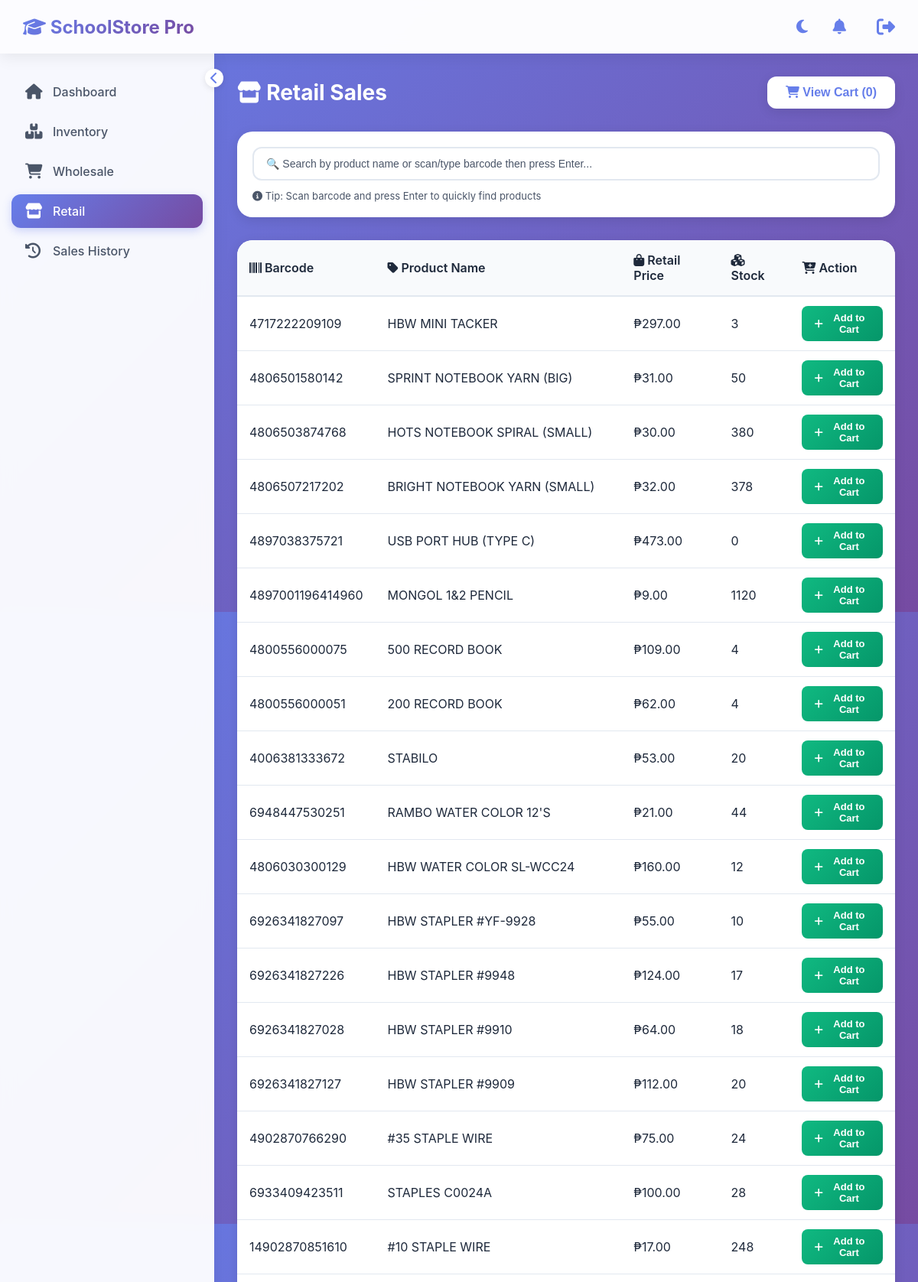
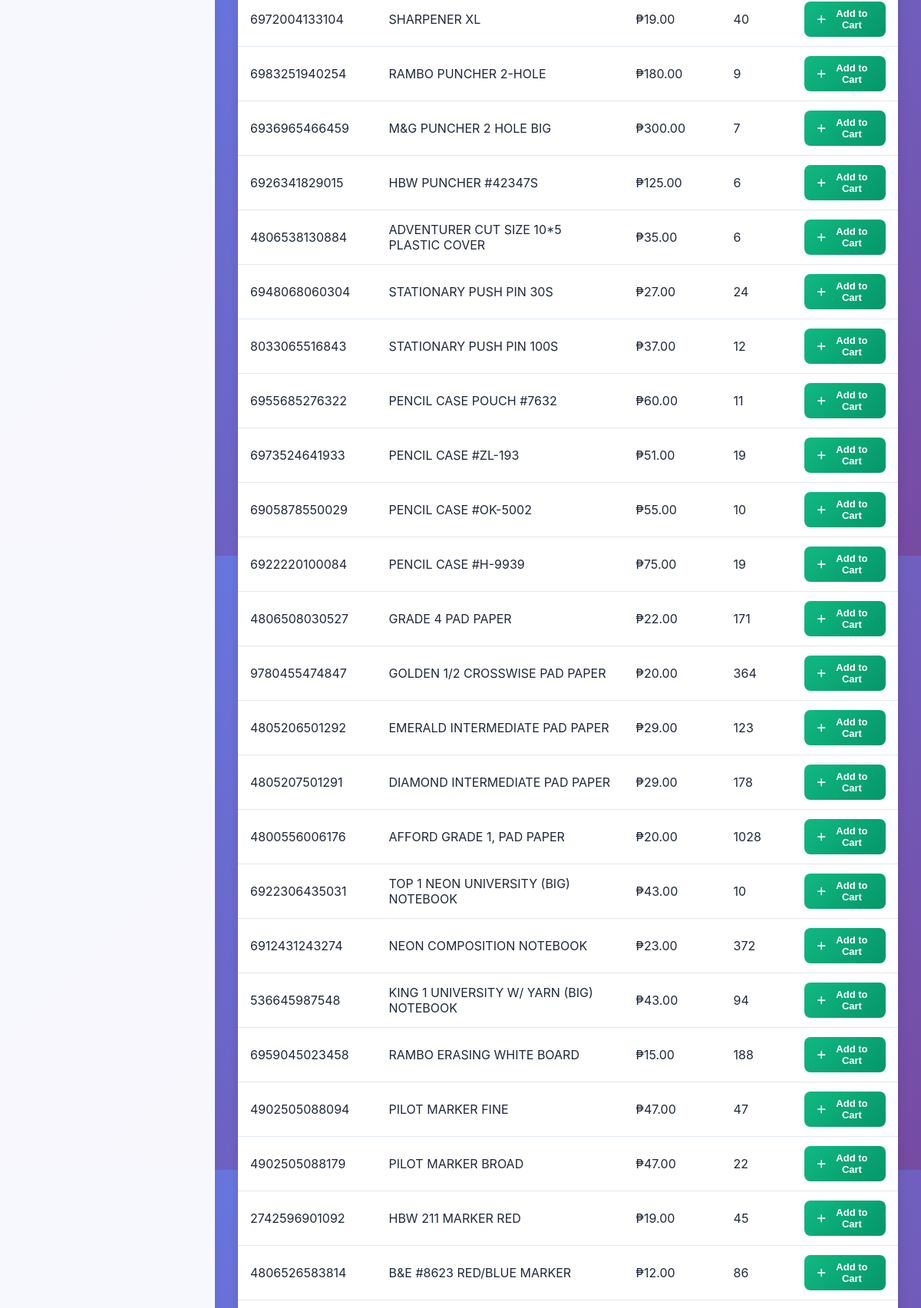
Screenshot of /retail.php (upper part) with the database file from the repository (2 pictures, top to bottom).
### tables this page shows
CREATE TABLE `school_inventory` (
  `id` int(11) NOT NULL,
  `barcode` varchar(100) NOT NULL,
  `quantity` int(11) NOT NULL,
  `product_name` varchar(255) NOT NULL,
  `capital_price` decimal(10,2) NOT NULL,
  `wholesale_price` decimal(10,2) NOT NULL,
  `retail_price` decimal(10,2) NOT NULL,
  `created_at` timestamp NOT NULL DEFAULT current_timestamp()
);

### retail.php (the view, shortened to what this page needs)
<?php
$conn = schoolStoreConnect();
$conn->query("CREATE TABLE IF NOT EXISTS retail_sales (
    id INT AUTO_INCREMENT PRIMARY KEY,
    sale_date DATETIME NOT NULL,
    total_amount DECIMAL(12,2) NOT NULL,
    status VARCHAR(20) NOT NULL DEFAULT 'completed',
    canceled_at DATETIME NULL,
    created_at TIMESTAMP DEFAULT CURRENT_TIMESTAMP
) ENGINE=InnoDB DEFAULT CHARSET=utf8mb4");
$conn->query("CREATE TABLE IF NOT EXISTS retail_sale_items (
    id INT AUTO_INCREMENT PRIMARY KEY,
    sale_id INT NOT NULL,
    product_id INT NOT NULL,
    product_name VARCHAR(255) NOT NULL,
    barcode VARCHAR(100) NOT NULL,
    quantity INT NOT NULL,
    unit_price DECIMAL(12,2) NOT NULL,
    total_price DECIMAL(12,2) NOT NULL,
    created_at TIMESTAMP DEFAULT CURRENT_TIMESTAMP,
    INDEX idx_sale_id (sale_id),
    FOREIGN KEY (sale_id) REFERENCES retail_sales(id) ON DELETE CASCADE
) ENGINE=InnoDB DEFAULT CHARSET=utf8mb4");
$result = $conn->query("SELECT * FROM school_inventory ORDER BY id DESC");
$night_mode = isset($_COOKIE['night_mode']) && $_COOKIE['night_mode'] == 'enabled';
?>
<!DOCTYPE html>
<html lang="en">
<head>
  <link rel="stylesheet" href="https://cdnjs.cloudflare.com/ajax/libs/font-awesome/6.5.0/css/all.min.css">
</head>
<body class="<?php echo $night_mode ? 'night-mode' : ''; ?>">
<header>
  <h1><i class="fas fa-graduation-cap"></i> SchoolStore Pro</h1>
  <div class="header-actions">
    <button class="night-mode-toggle" onclick="toggleNightMode()" title="Toggle Night Mode">
      <i class="fas <?php echo $night_mode ? 'fa-sun' : 'fa-moon'; ?>"></i>
    </button>
    <i class="fas fa-bell" style="font-size: 20px; color: #667eea;"></i>
    <i class="fas fa-sign-out-alt logout" style="margin-left: 20px;"></i>
  </div>
</header>
<div class="main">
  <div class="sidebar" id="sidebar">
    <div class="toggle-btn" onclick="toggleSidebar()">
      <i class="fas fa-chevron-left"></i>
    </div>
    <ul>
      <li><a href="home.php"><i class="fas fa-home"></i><span> Dashboard</span></a></li>
      <li><a href="inventory.php"><i class="fas fa-boxes"></i><span> Inventory</span></a></li>
      <li><a href="wholesale.php"><i class="fas fa-shopping-cart"></i><span> Wholesale</span></a></li>
      <li><a href="retail.php" class="active"><i class="fas fa-store"></i><span> Retail</span></a></li>
      <li><a href="histo.php"><i class="fas fa-history"></i><span> Sales History</span></a></li>
    </ul>
  </div>
  <div class="content">
    <div class="page-header">
      <h2><i class="fas fa-store"></i> Retail Sales</h2>
      <button class="cart-btn" onclick="openCart()">
        <i class="fas fa-shopping-cart"></i> View Cart (<span id="cartCount">0</span>)
      </button>
    </div>
    <div class="search-section">
      <div class="search-box">
        <input type="text" id="searchInput" placeholder="🔍 Search by product name or scan/type barcode then press Enter..." onkeyup="searchTableOrBarcode(event)" autofocus>
      </div>
      <div style="margin-top: 12px; font-size: 13px; color: var(--text-secondary);">
        <i class="fas fa-info-circle"></i> Tip: Scan barcode and press Enter to quickly find products
      </div>
    </div>
    <div class="table-container">
      <table id="inventoryTable">
        <thead>
          <tr>
            <th><i class="fas fa-barcode"></i> Barcode</th>
            <th><i class="fas fa-tag"></i> Product Name</th>
            <th><i class="fas fa-shopping-bag"></i> Retail Price</th>
            <th><i class="fas fa-cubes"></i> Stock</th>
            <th><i class="fas fa-cart-plus"></i> Action</th>
          </tr>
        </thead>
        <tbody>
          <?php while($row = $result->fetch_assoc()): ?>
          <tr id="row-<?= htmlspecialchars($row['barcode']) ?>">
            <td><?= htmlspecialchars($row['barcode']) ?></td>
            <td><?= htmlspecialchars($row['product_name']) ?></td>
            <td>₱<?= number_format((float)$row['retail_price'],2) ?></td>
            <td><?= (int)$row['quantity'] ?></td>
            <td>
              <button class="btn btn-add addBtn"
                data-id="<?= (int)$row['id'] ?>"
                data-barcode="<?= htmlspecialchars($row['barcode']) ?>"
                data-product="<?= htmlspecialchars($row['product_name']) ?>"
                data-price="<?= htmlspecialchars($row['retail_price']) ?>"
                data-stock="<?= (int)$row['quantity'] ?>">
                <i class="fas fa-plus"></i> Add to Cart
              </button>
            </td>
          </tr>
          <?php endwhile; ?>
        </tbody>
      </table>
    </div>
  </div>
</div>
</body>
</html>

### retail.php (style rules this page uses)
* { margin: 0; padding: 0; box-sizing: border-box; }
:root { --bg-gradient-start: #667eea; --bg-gradient-end: #764ba2; --header-bg: rgba(255, 255, 255, 0.98); --sidebar-bg: rgba(255, 255, 255, 0.95); --text-primary: #1e293b; --text-secondary: #4a5568; --card-bg: white; --table-header-bg: #f8fafc; --table-border: #e2e8f0; --input-border: #e2e8f0; --modal-bg: white; --footer-bg: white; }
body { font-family: 'Inter', -apple-system, BlinkMacSystemFont, 'Segoe UI', Roboto, sans-serif; background: linear-gradient(135deg, var(--bg-gradient-start) 0%, var(--bg-gradient-end) 100%); min-height: 100vh; transition: all 0.3s ease; }
header { background: var(--header-bg); backdrop-filter: blur(10px); box-shadow: 0 4px 20px rgba(0, 0, 0, 0.08); padding: 0 30px; height: 70px; display: flex; align-items: center; justify-content: space-between; position: sticky; top: 0; z-index: 100; transition: all 0.3s ease; }
header h1 { font-size: 24px; font-weight: 700; background: linear-gradient(135deg, #667eea 0%, #764ba2 100%); -webkit-background-clip: text; -webkit-text-fill-color: transparent; background-clip: text; }
.header-actions { display: flex; gap: 20px; align-items: center; }
.night-mode-toggle { background: none; border: none; font-size: 20px; cursor: pointer; color: #667eea; padding: 8px; border-radius: 50%; transition: all 0.3s; width: 40px; height: 40px; display: flex; align-items: center; justify-content: center; }
.logout { font-size: 24px; cursor: pointer; color: #667eea; transition: all 0.3s; }
.main { display: flex; min-height: calc(100vh - 110px); }
.sidebar { width: 280px; background: var(--sidebar-bg); backdrop-filter: blur(10px); box-shadow: 2px 0 20px rgba(0, 0, 0, 0.05); transition: all 0.3s ease; position: relative; }
.toggle-btn { position: absolute; right: -12px; top: 20px; background: var(--card-bg); width: 24px; height: 24px; border-radius: 50%; display: flex; align-items: center; justify-content: center; cursor: pointer; box-shadow: 0 2px 8px rgba(0,0,0,0.1); color: #667eea; transition: all 0.3s; }
.sidebar ul { list-style: none; padding: 20px 0; }
.sidebar ul li { margin: 8px 15px; }
.sidebar ul li a { display: flex; align-items: center; gap: 12px; padding: 12px 18px; color: var(--text-secondary); text-decoration: none; border-radius: 12px; transition: all 0.3s; font-weight: 500; }
.sidebar ul li a i { width: 24px; font-size: 20px; }
.sidebar ul li a.active { background: linear-gradient(135deg, #667eea 0%, #764ba2 100%); color: white; box-shadow: 0 4px 12px rgba(102, 126, 234, 0.3); }
.content { flex: 1; padding: 30px; overflow-y: auto; }
.page-header { display: flex; justify-content: space-between; align-items: center; margin-bottom: 30px; }
.page-header h2 { font-size: 28px; font-weight: 700; color: white; }
.cart-btn { background: var(--card-bg); border: none; padding: 12px 24px; border-radius: 12px; font-size: 16px; font-weight: 600; color: #667eea; cursor: pointer; transition: all 0.3s; box-shadow: 0 4px 15px rgba(0, 0, 0, 0.1); }
.search-section { background: var(--card-bg); border-radius: 20px; padding: 20px; margin-bottom: 30px; box-shadow: 0 4px 15px rgba(0, 0, 0, 0.1); transition: all 0.3s ease; }
.search-box { display: flex; gap: 12px; flex-wrap: wrap; }
.search-box input { flex: 1; padding: 12px 16px; border: 2px solid var(--input-border); border-radius: 12px; font-size: 14px; transition: all 0.3s; background: var(--card-bg); color: var(--text-primary); }
.search-box input::placeholder { color: var(--text-secondary); }
.table-container { background: var(--card-bg); border-radius: 20px; overflow-x: auto; box-shadow: 0 4px 15px rgba(0, 0, 0, 0.1); transition: all 0.3s ease; }
table { width: 100%; border-collapse: collapse; }
table th { background: var(--table-header-bg); padding: 16px; text-align: left; font-weight: 600; color: var(--text-primary); border-bottom: 2px solid var(--table-border); }
table td { padding: 12px 16px; border-bottom: 1px solid var(--table-border); color: var(--text-primary); }
.btn { padding: 8px 16px; border: none; border-radius: 8px; cursor: pointer; font-size: 13px; font-weight: 600; transition: all 0.3s; display: inline-flex; align-items: center; gap: 6px; }
.btn-add { background: linear-gradient(135deg, #10b981 0%, #059669 100%); color: white; }

### rows the page displays
school_inventory: barcode "4717222209109", product_name "HBW MINI TACKER", retail_price "297.00", quantity "3"
school_inventory: barcode "4806501580142", product_name "SPRINT NOTEBOOK YARN (BIG)", retail_price "31.00", quantity "50"
school_inventory: barcode "4806503874768", product_name "HOTS NOTEBOOK SPIRAL (SMALL)", retail_price "30.00", quantity "380"
school_inventory: barcode "4806507217202", product_name "BRIGHT NOTEBOOK YARN (SMALL)", retail_price "32.00", quantity "378"
school_inventory: barcode "4897038375721", product_name "USB PORT HUB (TYPE C)", retail_price "473.00", quantity "0"
school_inventory: barcode "4897001196414960", product_name "MONGOL 1&2 PENCIL", retail_price "9.00", quantity "1120"
school_inventory: barcode "4800556000075", product_name "500 RECORD BOOK", retail_price "109.00", quantity "4"
school_inventory: barcode "4800556000051", product_name "200 RECORD BOOK", retail_price "62.00", quantity "4"
school_inventory: barcode "4006381333672", product_name "STABILO", retail_price "53.00", quantity "20"
school_inventory: barcode "6948447530251", product_name "RAMBO WATER COLOR 12'S", retail_price "21.00", quantity "44"
school_inventory: barcode "4806030300129", product_name "HBW WATER COLOR SL-WCC24", retail_price "160.00", quantity "12"
school_inventory: barcode "6926341827097", product_name "HBW STAPLER #YF-9928", retail_price "55.00", quantity "10"
school_inventory: barcode "6926341827226", product_name "HBW STAPLER #9948", retail_price "124.00", quantity "17"
school_inventory: barcode "6926341827028", product_name "HBW STAPLER #9910", retail_price "64.00", quantity "18"
school_inventory: barcode "6926341827127", product_name "HBW STAPLER #9909", retail_price "112.00", quantity "20"
school_inventory: barcode "4902870766290", product_name "#35 STAPLE WIRE", retail_price "75.00", quantity "24"
school_inventory: barcode "6933409423511", product_name "STAPLES C0024A", retail_price "100.00", quantity "28"
school_inventory: barcode "14902870851610", product_name "#10 STAPLE WIRE", retail_price "17.00", quantity "248"
school_inventory: barcode "6972004133104", product_name "SHARPENER XL", retail_price "19.00", quantity "40"
school_inventory: barcode "6983251940254", product_name "RAMBO PUNCHER 2-HOLE", retail_price "180.00", quantity "9"
school_inventory: barcode "6936965466459", product_name "M&G PUNCHER 2 HOLE BIG", retail_price "300.00", quantity "7"
school_inventory: barcode "6926341829015", product_name "HBW PUNCHER #42347S", retail_price "125.00", quantity "6"
school_inventory: barcode "4806538130884", product_name "ADVENTURER CUT SIZE 10*5 PLASTIC COVER", retail_price "35.00", quantity "6"
school_inventory: barcode "6948068060304", product_name "STATIONARY PUSH PIN 30S", retail_price "27.00", quantity "24"
school_inventory: barcode "8033065516843", product_name "STATIONARY PUSH PIN 100S", retail_price "37.00", quantity "12"
school_inventory: barcode "6955685276322", product_name "PENCIL CASE POUCH #7632", retail_price "60.00", quantity "11"
school_inventory: barcode "6973524641933", product_name "PENCIL CASE #ZL-193", retail_price "51.00", quantity "19"
school_inventory: barcode "6905878550029", product_name "PENCIL CASE #OK-5002", retail_price "55.00", quantity "10"
school_inventory: barcode "6922220100084", product_name "PENCIL CASE #H-9939", retail_price "75.00", quantity "19"
school_inventory: barcode "4806508030527", product_name "GRADE 4 PAD PAPER", retail_price "22.00", quantity "171"
school_inventory: barcode "9780455474847", product_name "GOLDEN 1/2 CROSSWISE PAD PAPER", retail_price "20.00", quantity "364"
school_inventory: barcode "4805206501292", product_name "EMERALD INTERMEDIATE PAD PAPER", retail_price "29.00", quantity "123"
school_inventory: barcode "4805207501291", product_name "DIAMOND INTERMEDIATE PAD PAPER", retail_price "29.00", quantity "178"
school_inventory: barcode "4800556006176", product_name "AFFORD GRADE 1, PAD PAPER", retail_price "20.00", quantity "1028"
school_inventory: barcode "6922306435031", product_name "TOP 1 NEON UNIVERSITY (BIG) NOTEBOOK", retail_price "43.00", quantity "10"
school_inventory: barcode "6912431243274", product_name "NEON COMPOSITION NOTEBOOK", retail_price "23.00", quantity "372"
school_inventory: barcode "536645987548", product_name "KING 1 UNIVERSITY W/ YARN (BIG) NOTEBOOK", retail_price "43.00", quantity "94"
school_inventory: barcode "6959045023458", product_name "RAMBO ERASING WHITE BOARD", retail_price "15.00", quantity "188"
school_inventory: barcode "4902505088094", product_name "PILOT MARKER FINE", retail_price "47.00", quantity "47"
school_inventory: barcode "4902505088179", product_name "PILOT MARKER BROAD", retail_price "47.00", quantity "22"
school_inventory: barcode "2742596901092", product_name "HBW 211 MARKER RED", retail_price "19.00", quantity "45"
school_inventory: barcode "4806526583814", product_name "B&E #8623 RED/BLUE MARKER", retail_price "12.00", quantity "86"
